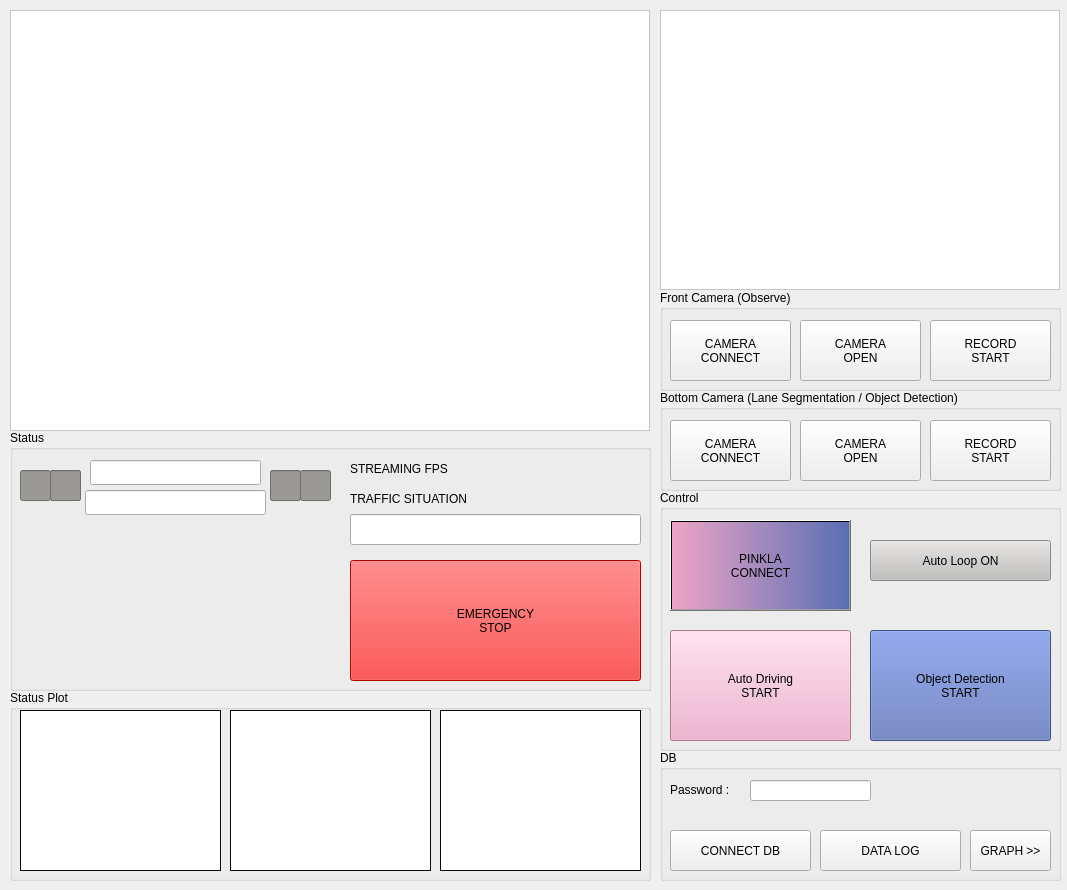
<?xml version="1.0" encoding="UTF-8"?>
<ui version="4.0">
 <class>Dialog</class>
 <widget class="QDialog" name="Dialog">
  <property name="enabled">
   <bool>true</bool>
  </property>
  <property name="geometry">
   <rect>
    <x>0</x>
    <y>0</y>
    <width>1067</width>
    <height>890</height>
   </rect>
  </property>
  <property name="windowTitle">
   <string>Dialog</string>
  </property>
  <widget class="QLabel" name="label_pixmap">
   <property name="geometry">
    <rect>
     <x>10</x>
     <y>10</y>
     <width>640</width>
     <height>421</height>
    </rect>
   </property>
   <property name="styleSheet">
    <string notr="true">background-color: rgb(255, 255, 255);</string>
   </property>
   <property name="frameShape">
    <enum>QFrame::StyledPanel</enum>
   </property>
   <property name="text">
    <string/>
   </property>
  </widget>
  <widget class="QGroupBox" name="groupBox">
   <property name="geometry">
    <rect>
     <x>660</x>
     <y>490</y>
     <width>401</width>
     <height>261</height>
    </rect>
   </property>
   <property name="title">
    <string>Control</string>
   </property>
   <widget class="QPushButton" name="btn_pinkla_socket">
    <property name="geometry">
     <rect>
      <x>10</x>
      <y>30</y>
      <width>181</width>
      <height>91</height>
     </rect>
    </property>
    <property name="styleSheet">
     <string notr="true">background-color: qlineargradient(spread:pad, x1:0, y1:0, x2:1, y2:0, stop:0 rgba(238, 164, 198, 255), stop:1 rgba(88, 111, 180, 255));


</string>
    </property>
    <property name="text">
     <string>PINKLA
CONNECT</string>
    </property>
   </widget>
   <widget class="QPushButton" name="btn_auto_2">
    <property name="geometry">
     <rect>
      <x>210</x>
      <y>140</y>
      <width>181</width>
      <height>111</height>
     </rect>
    </property>
    <property name="styleSheet">
     <string notr="true">background-color: rgb(88, 111, 180);


</string>
    </property>
    <property name="text">
     <string>Object Detection
START</string>
    </property>
   </widget>
   <widget class="QPushButton" name="btn_auto">
    <property name="geometry">
     <rect>
      <x>10</x>
      <y>140</y>
      <width>181</width>
      <height>111</height>
     </rect>
    </property>
    <property name="styleSheet">
     <string notr="true">background-color: rgb(238, 164, 198);
</string>
    </property>
    <property name="text">
     <string>Auto Driving
START</string>
    </property>
   </widget>
   <widget class="QPushButton" name="btn_auto_loop">
    <property name="geometry">
     <rect>
      <x>210</x>
      <y>50</y>
      <width>181</width>
      <height>41</height>
     </rect>
    </property>
    <property name="styleSheet">
     <string notr="true">background-color: rgb(192, 191, 188);</string>
    </property>
    <property name="text">
     <string>Auto Loop ON</string>
    </property>
   </widget>
  </widget>
  <widget class="QGroupBox" name="groupBox_2">
   <property name="geometry">
    <rect>
     <x>660</x>
     <y>290</y>
     <width>401</width>
     <height>101</height>
    </rect>
   </property>
   <property name="title">
    <string>Front Camera (Observe)</string>
   </property>
   <widget class="QPushButton" name="btn_cam_socket_2">
    <property name="geometry">
     <rect>
      <x>10</x>
      <y>30</y>
      <width>121</width>
      <height>61</height>
     </rect>
    </property>
    <property name="text">
     <string>CAMERA
CONNECT</string>
    </property>
   </widget>
   <widget class="QPushButton" name="btn_camera_2">
    <property name="geometry">
     <rect>
      <x>140</x>
      <y>30</y>
      <width>121</width>
      <height>61</height>
     </rect>
    </property>
    <property name="text">
     <string>CAMERA
OPEN</string>
    </property>
   </widget>
   <widget class="QPushButton" name="btn_record_2">
    <property name="geometry">
     <rect>
      <x>270</x>
      <y>30</y>
      <width>121</width>
      <height>61</height>
     </rect>
    </property>
    <property name="text">
     <string>RECORD
START</string>
    </property>
   </widget>
  </widget>
  <widget class="QGroupBox" name="groupBox_3">
   <property name="geometry">
    <rect>
     <x>660</x>
     <y>390</y>
     <width>401</width>
     <height>101</height>
    </rect>
   </property>
   <property name="title">
    <string>Bottom Camera (Lane Segmentation / Object Detection)</string>
   </property>
   <widget class="QPushButton" name="btn_cam_socket">
    <property name="geometry">
     <rect>
      <x>10</x>
      <y>30</y>
      <width>121</width>
      <height>61</height>
     </rect>
    </property>
    <property name="text">
     <string>CAMERA
CONNECT</string>
    </property>
   </widget>
   <widget class="QPushButton" name="btn_camera">
    <property name="geometry">
     <rect>
      <x>140</x>
      <y>30</y>
      <width>121</width>
      <height>61</height>
     </rect>
    </property>
    <property name="text">
     <string>CAMERA
OPEN</string>
    </property>
   </widget>
   <widget class="QPushButton" name="btn_record">
    <property name="geometry">
     <rect>
      <x>270</x>
      <y>30</y>
      <width>121</width>
      <height>61</height>
     </rect>
    </property>
    <property name="text">
     <string>RECORD
START</string>
    </property>
   </widget>
  </widget>
  <widget class="QGroupBox" name="groupBox_4">
   <property name="geometry">
    <rect>
     <x>660</x>
     <y>750</y>
     <width>401</width>
     <height>131</height>
    </rect>
   </property>
   <property name="title">
    <string>DB</string>
   </property>
   <widget class="QPushButton" name="useDBButton">
    <property name="geometry">
     <rect>
      <x>10</x>
      <y>80</y>
      <width>141</width>
      <height>41</height>
     </rect>
    </property>
    <property name="text">
     <string>CONNECT DB</string>
    </property>
   </widget>
   <widget class="QPushButton" name="logButton">
    <property name="geometry">
     <rect>
      <x>160</x>
      <y>80</y>
      <width>141</width>
      <height>41</height>
     </rect>
    </property>
    <property name="text">
     <string>DATA LOG</string>
    </property>
   </widget>
   <widget class="QLineEdit" name="dbPassword">
    <property name="geometry">
     <rect>
      <x>90</x>
      <y>30</y>
      <width>121</width>
      <height>21</height>
     </rect>
    </property>
   </widget>
   <widget class="QLabel" name="label_2">
    <property name="geometry">
     <rect>
      <x>10</x>
      <y>30</y>
      <width>81</width>
      <height>20</height>
     </rect>
    </property>
    <property name="text">
     <string>Password : </string>
    </property>
   </widget>
   <widget class="QLabel" name="checkPW">
    <property name="geometry">
     <rect>
      <x>220</x>
      <y>30</y>
      <width>141</width>
      <height>17</height>
     </rect>
    </property>
    <property name="text">
     <string/>
    </property>
   </widget>
   <widget class="QPushButton" name="graphButton">
    <property name="geometry">
     <rect>
      <x>310</x>
      <y>80</y>
      <width>81</width>
      <height>41</height>
     </rect>
    </property>
    <property name="text">
     <string>GRAPH &gt;&gt;</string>
    </property>
   </widget>
  </widget>
  <widget class="QGroupBox" name="groupBox_5">
   <property name="geometry">
    <rect>
     <x>10</x>
     <y>690</y>
     <width>641</width>
     <height>191</height>
    </rect>
   </property>
   <property name="title">
    <string>Status Plot</string>
   </property>
   <widget class="PlotWidget" name="linearXPlot" native="true">
    <property name="geometry">
     <rect>
      <x>10</x>
      <y>20</y>
      <width>201</width>
      <height>161</height>
     </rect>
    </property>
    <property name="autoFillBackground">
     <bool>false</bool>
    </property>
    <property name="styleSheet">
     <string notr="true">background-color: rgb(255, 255, 255);
border-color: rgb(10,10, 10);
border-style: solid;
border-width: 1px; border-radius: 0px;</string>
    </property>
   </widget>
   <widget class="PlotWidget" name="linearYPlot" native="true">
    <property name="geometry">
     <rect>
      <x>220</x>
      <y>20</y>
      <width>201</width>
      <height>161</height>
     </rect>
    </property>
    <property name="autoFillBackground">
     <bool>false</bool>
    </property>
    <property name="styleSheet">
     <string notr="true">background-color: rgb(255, 255, 255);
border-color: rgb(10,10, 10);
border-style: solid;
border-width: 1px; border-radius: 0px;</string>
    </property>
   </widget>
   <widget class="PlotWidget" name="angularZPlot" native="true">
    <property name="geometry">
     <rect>
      <x>430</x>
      <y>20</y>
      <width>201</width>
      <height>161</height>
     </rect>
    </property>
    <property name="autoFillBackground">
     <bool>false</bool>
    </property>
    <property name="styleSheet">
     <string notr="true">background-color: rgb(255, 255, 255);
border-color: rgb(10,10, 10);
border-style: solid;
border-width: 1px; border-radius: 0px;</string>
    </property>
   </widget>
  </widget>
  <widget class="QLabel" name="label_pixmap_2">
   <property name="geometry">
    <rect>
     <x>660</x>
     <y>10</y>
     <width>400</width>
     <height>280</height>
    </rect>
   </property>
   <property name="styleSheet">
    <string notr="true">background-color: rgb(255, 255, 255);</string>
   </property>
   <property name="frameShape">
    <enum>QFrame::StyledPanel</enum>
   </property>
   <property name="text">
    <string/>
   </property>
  </widget>
  <widget class="QGroupBox" name="groupBox_6">
   <property name="geometry">
    <rect>
     <x>10</x>
     <y>430</y>
     <width>641</width>
     <height>261</height>
    </rect>
   </property>
   <property name="title">
    <string>Status</string>
   </property>
   <widget class="QWidget" name="horizontalLayoutWidget">
    <property name="geometry">
     <rect>
      <x>30</x>
      <y>76</y>
      <width>281</width>
      <height>201</height>
     </rect>
    </property>
    <layout class="QHBoxLayout" name="statusLayout"/>
   </widget>
   <widget class="QLineEdit" name="lineEdit_l_yel">
    <property name="geometry">
     <rect>
      <x>10</x>
      <y>40</y>
      <width>31</width>
      <height>31</height>
     </rect>
    </property>
    <property name="styleSheet">
     <string notr="true">background-color: rgb(249, 240, 107);</string>
    </property>
   </widget>
   <widget class="QLineEdit" name="lineEdit_l_red">
    <property name="geometry">
     <rect>
      <x>40</x>
      <y>40</y>
      <width>31</width>
      <height>31</height>
     </rect>
    </property>
    <property name="styleSheet">
     <string notr="true">background-color: rgb(237, 51, 59);</string>
    </property>
   </widget>
   <widget class="QLineEdit" name="lineEdit_r_red">
    <property name="geometry">
     <rect>
      <x>260</x>
      <y>40</y>
      <width>31</width>
      <height>31</height>
     </rect>
    </property>
    <property name="styleSheet">
     <string notr="true">background-color: rgb(237, 51, 59);</string>
    </property>
   </widget>
   <widget class="QLineEdit" name="lineEdit_r_yel">
    <property name="geometry">
     <rect>
      <x>290</x>
      <y>40</y>
      <width>31</width>
      <height>31</height>
     </rect>
    </property>
    <property name="styleSheet">
     <string notr="true">background-color: rgb(249, 240, 107);</string>
    </property>
   </widget>
   <widget class="QLineEdit" name="lineEdit_ly_off">
    <property name="geometry">
     <rect>
      <x>10</x>
      <y>40</y>
      <width>31</width>
      <height>31</height>
     </rect>
    </property>
    <property name="styleSheet">
     <string notr="true">background-color: rgb(154, 153, 150);</string>
    </property>
   </widget>
   <widget class="QLineEdit" name="lineEdit_lr_off">
    <property name="geometry">
     <rect>
      <x>40</x>
      <y>40</y>
      <width>31</width>
      <height>31</height>
     </rect>
    </property>
    <property name="styleSheet">
     <string notr="true">background-color: rgb(154, 153, 150);</string>
    </property>
   </widget>
   <widget class="QLineEdit" name="lineEdit_rl_off">
    <property name="geometry">
     <rect>
      <x>290</x>
      <y>40</y>
      <width>31</width>
      <height>31</height>
     </rect>
    </property>
    <property name="styleSheet">
     <string notr="true">background-color: rgb(154, 153, 150);</string>
    </property>
   </widget>
   <widget class="QLineEdit" name="lineEdit_rr_off">
    <property name="geometry">
     <rect>
      <x>260</x>
      <y>40</y>
      <width>31</width>
      <height>31</height>
     </rect>
    </property>
    <property name="styleSheet">
     <string notr="true">background-color: rgb(154, 153, 150);</string>
    </property>
   </widget>
   <widget class="QLabel" name="FPS">
    <property name="geometry">
     <rect>
      <x>550</x>
      <y>30</y>
      <width>81</width>
      <height>17</height>
     </rect>
    </property>
    <property name="text">
     <string/>
    </property>
   </widget>
   <widget class="QLabel" name="label_6">
    <property name="geometry">
     <rect>
      <x>340</x>
      <y>30</y>
      <width>121</width>
      <height>17</height>
     </rect>
    </property>
    <property name="text">
     <string>STREAMING FPS</string>
    </property>
   </widget>
   <widget class="QLineEdit" name="lineEdit_dir">
    <property name="geometry">
     <rect>
      <x>75</x>
      <y>60</y>
      <width>181</width>
      <height>25</height>
     </rect>
    </property>
    <property name="alignment">
     <set>Qt::AlignCenter</set>
    </property>
    <property name="readOnly">
     <bool>true</bool>
    </property>
   </widget>
   <widget class="QLineEdit" name="lineEdit_mode">
    <property name="geometry">
     <rect>
      <x>80</x>
      <y>30</y>
      <width>171</width>
      <height>25</height>
     </rect>
    </property>
    <property name="alignment">
     <set>Qt::AlignCenter</set>
    </property>
    <property name="readOnly">
     <bool>true</bool>
    </property>
   </widget>
   <widget class="QLineEdit" name="lineEdit_situation">
    <property name="geometry">
     <rect>
      <x>340</x>
      <y>84</y>
      <width>291</width>
      <height>31</height>
     </rect>
    </property>
    <property name="alignment">
     <set>Qt::AlignCenter</set>
    </property>
    <property name="readOnly">
     <bool>true</bool>
    </property>
   </widget>
   <widget class="QLabel" name="label_5">
    <property name="geometry">
     <rect>
      <x>340</x>
      <y>60</y>
      <width>151</width>
      <height>17</height>
     </rect>
    </property>
    <property name="text">
     <string>TRAFFIC SITUATION</string>
    </property>
   </widget>
   <widget class="QPushButton" name="btn_ems">
    <property name="geometry">
     <rect>
      <x>340</x>
      <y>130</y>
      <width>291</width>
      <height>121</height>
     </rect>
    </property>
    <property name="styleSheet">
     <string notr="true">background-color: rgb(255, 0, 0);</string>
    </property>
    <property name="text">
     <string>EMERGENCY
STOP</string>
    </property>
   </widget>
   <widget class="QLabel" name="label_fps">
    <property name="geometry">
     <rect>
      <x>480</x>
      <y>27</y>
      <width>61</width>
      <height>20</height>
     </rect>
    </property>
    <property name="text">
     <string/>
    </property>
   </widget>
  </widget>
 </widget>
 <customwidgets>
  <customwidget>
   <class>PlotWidget</class>
   <extends>QWidget</extends>
   <header location="global">pyqtgraph</header>
   <container>1</container>
  </customwidget>
 </customwidgets>
 <resources/>
 <connections/>
</ui>
